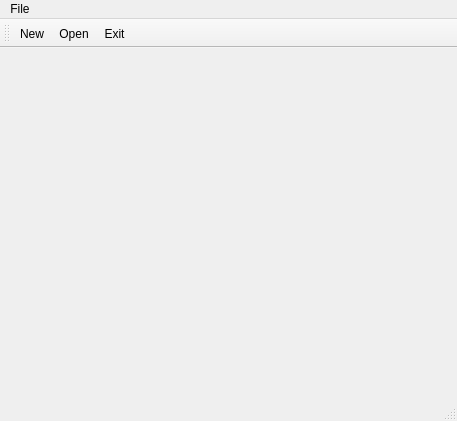
<?xml version="1.0" encoding="UTF-8"?>
<ui version="4.0">
 <class>MainWindow</class>
 <widget class="QMainWindow" name="MainWindow">
  <property name="geometry">
   <rect>
    <x>0</x>
    <y>0</y>
    <width>457</width>
    <height>421</height>
   </rect>
  </property>
  <property name="windowTitle">
   <string>MainWindow</string>
  </property>
  <widget class="QWidget" name="centralwidget"/>
  <widget class="QMenuBar" name="menubar">
   <property name="geometry">
    <rect>
     <x>0</x>
     <y>0</y>
     <width>457</width>
     <height>21</height>
    </rect>
   </property>
   <widget class="QMenu" name="menufile">
    <property name="title">
     <string>File</string>
    </property>
    <addaction name="actionNew"/>
    <addaction name="actionOpen"/>
    <addaction name="actionExit"/>
   </widget>
   <addaction name="menufile"/>
  </widget>
  <widget class="QStatusBar" name="statusbar"/>
  <widget class="QToolBar" name="toolBar">
   <property name="windowTitle">
    <string>toolBar</string>
   </property>
   <attribute name="toolBarArea">
    <enum>TopToolBarArea</enum>
   </attribute>
   <attribute name="toolBarBreak">
    <bool>false</bool>
   </attribute>
   <addaction name="actionNew"/>
   <addaction name="actionOpen"/>
   <addaction name="actionExit"/>
  </widget>
  <action name="actionNew">
   <property name="icon">
    <iconset resource="Resource.qrc">
     <normaloff>:/rec/img/new.png</normaloff>:/rec/img/new.png</iconset>
   </property>
   <property name="text">
    <string>New</string>
   </property>
  </action>
  <action name="actionOpen">
   <property name="text">
    <string>Open</string>
   </property>
  </action>
  <action name="actionExit">
   <property name="text">
    <string>Exit</string>
   </property>
  </action>
 </widget>
 <resources>
  <include location="Resource.qrc"/>
 </resources>
 <connections/>
</ui>
